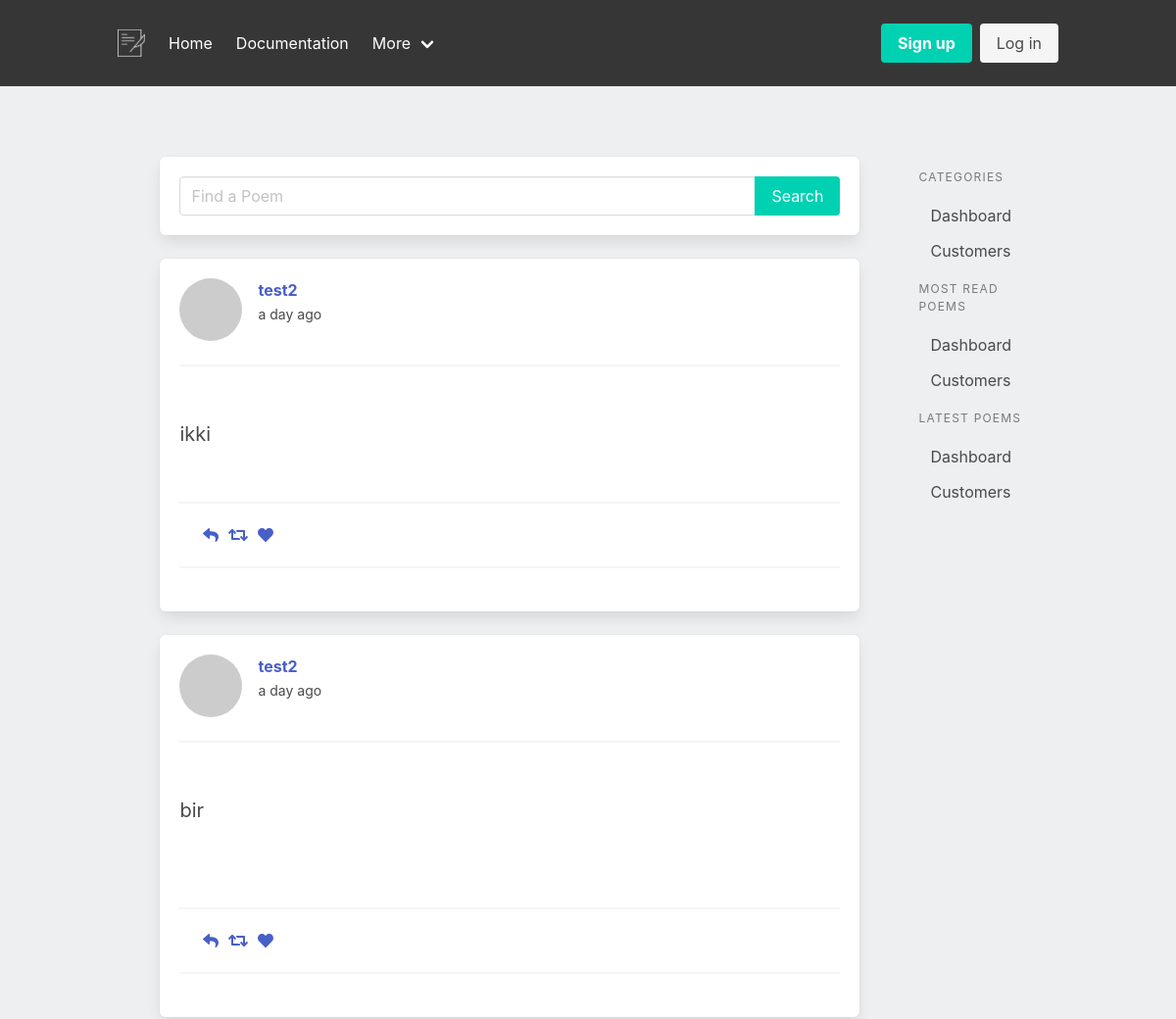
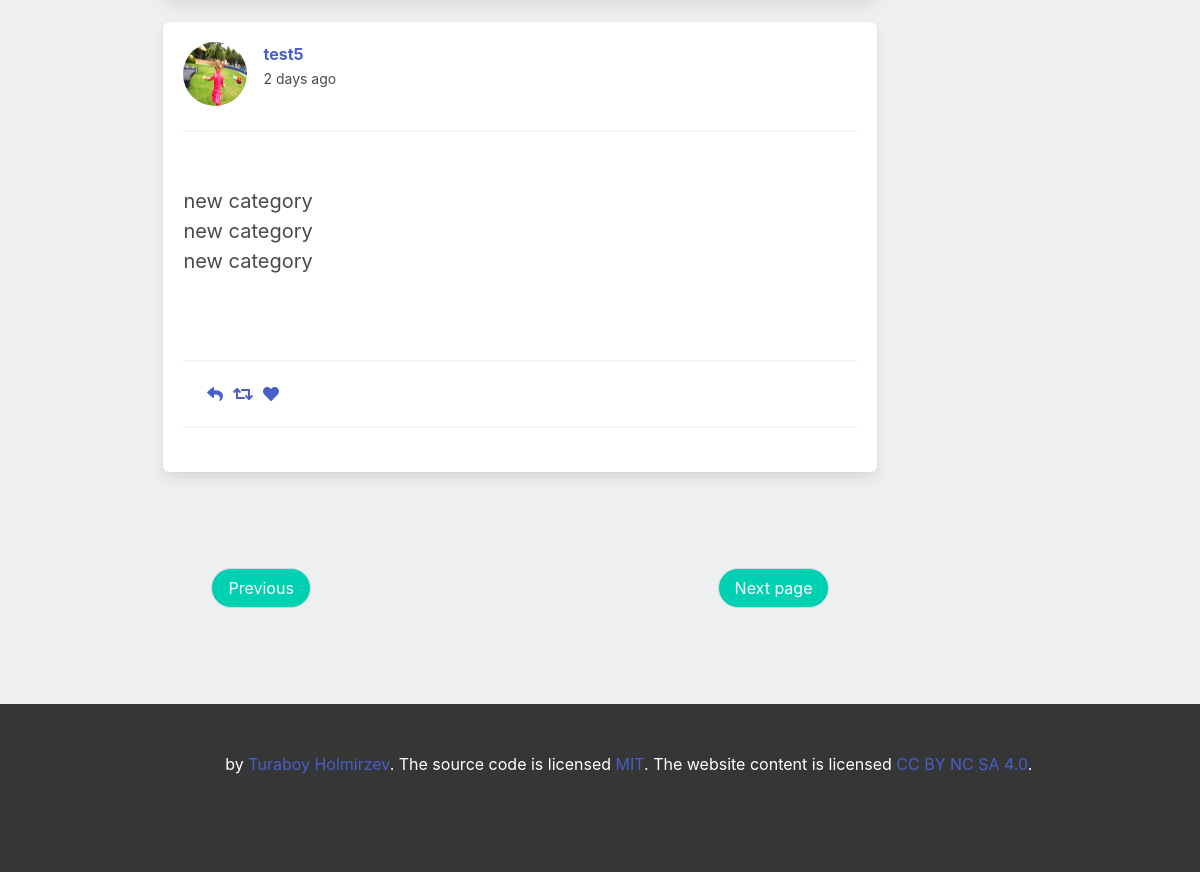
The app's page /index?page=2 with its own data (2 pictures, top to bottom).
### app/models.py (models this page shows, shortened)
class SearchableMixin(object):
    @classmethod
    def search(cls, expression, page, per_page):
        ids, total = query_index(cls.__tablename__, expression, page, per_page)
        if total == 0:
            return cls.query.filter_by(id=0), 0
        when = []
        for i in range(len(ids)):
            when.append((ids[i], i))
        return cls.query.filter(cls.id.in_(ids)).order_by(
            db.case(when, value=cls.id)), total

class Poem(SearchableMixin, db.Model):
    __searchable__ = ["body",]
    id = db.Column(db.Integer, primary_key=True)
    body = db.Column(db.String(140))
    created_at = db.Column(db.DateTime, index=True, default=datetime.utcnow)
    user_id = db.Column(db.Integer, db.ForeignKey('user.id'))
    category_id = db.Column(db.Integer, db.ForeignKey("category.id"))

class User(UserMixin, db.Model):
    id = db.Column(db.Integer, primary_key=True)
    username = db.Column(db.String(64), index=True, unique=True)
    email = db.Column(db.String(120), index=True, unique=True)
    image_file = db.Column(db.String(120), nullable=True)
    password_hash = db.Column(db.String(128))
    about_me = db.Column(db.String(140))
    last_seen = db.Column(db.DateTime, default=datetime.utcnow)
    poems = db.relationship('Poem', backref='author', lazy='dynamic')
    followed = db.relationship(
        'User', secondary=followers,
        primaryjoin=(followers.c.follower_id == id),
        secondaryjoin=(followers.c.followed_id == id),
        backref=db.backref('followers', lazy='dynamic'), lazy='dynamic')
    def avatar(self, size):
        digest = md5(self.email.lower().encode('utf-8')).hexdigest()
        return 'https://www.gravatar.com/avatar/{}?d=identicon&s={}'.format(
            digest, size)

### app/main/routes.py (the view)
@bp.route('/')
@bp.route('/index')
def index():
    page = request.args.get('page', 1, type=int)
    poems = Poem.query.order_by(Poem.created_at.desc()).paginate(page, current_app.config["POEMS_PER_PAGE"], False)
    next_url = url_for('main.index', page=poems.next_num) \
        if poems.has_next else None
    prev_url = url_for('main.index', page=poems.prev_num) \
        if poems.has_prev else None
    return render_template('main/index.html', poems=poems.items, next_url=next_url,
                           prev_url=prev_url)

### app/main/routes.py (called while the page is built)
@bp.before_request
def before_request():
    if current_user.is_authenticated:
        current_user.last_seen = datetime.utcnow()
        db.session.commit()

### app/templates/main/index.html
{% extends "base.html" %}
{% block content %}
    {% include 'partials/search_form.html' %}
    {% for poem in poems %}
        {% include "partials/poem.html" %}
    {% endfor %}
    {% include 'partials/pagination.html' %}
{% endblock %}

### app/templates/partials/poem.html (shortened to what this page needs)
<section class="mt-5">
  <div class="box">
      <article class="media mb-5">
        <div class="media-left">
          <figure class="image is-64x64 is-square">
              {% if poem.author.image_file %}
                  <img class="is-rounded has-ratio" src="{{ url_for('static', filename='profile_pics/' + poem.author.image_file)  }}" alt="Image">
              {% else %}
                  <img class="is-rounded" src="{{ poem.author.avatar(64) }}" alt="Image">
              {% endif %}
          </figure>
        </div>
        <div class="media-content">
            <p>
              <strong>
                  <a href="{{ url_for('users.user', username=poem.author.username) }}">
                      {{ poem.author.username }}
                  </a>
              </strong><br>
              <small>{{ moment(poem.created_at).fromNow() }}</small>
            </p>
          </div>
      </article>
      <hr>
      <div class="content">
        <p class="is-size-5 short-text" style="white-space: pre-line;">
          {{ poem.body | truncate(255, False, end="...") }}
        </p>
      </div>
      <hr>
      <nav class="level px-5 is-mobile">
          <div class="level-left">
            <a class="level-item" aria-label="reply">
              <span class="icon is-small">
                <i class="fas fa-reply" aria-hidden="true"></i>
              </span>
            </a>
            <a class="level-item" aria-label="retweet">
              <span class="icon is-small">
                <i class="fas fa-retweet" aria-hidden="true"></i>
              </span>
            </a>
            <a class="level-item" aria-label="like">
              <span class="icon is-small">
                <i class="fas fa-heart" aria-hidden="true"></i>
              </span>
            </a>
          </div>
        </nav>
        <hr>
  </div>
</section>

### records on screen
Poem: author.username "test2", created_at "a day ago", body "ikki"
Poem: author.username "test2", created_at "a day ago", body "bir"
Poem: image_file (picture), author.username "test5", created_at "2 days ago", body "new category new category new category"
